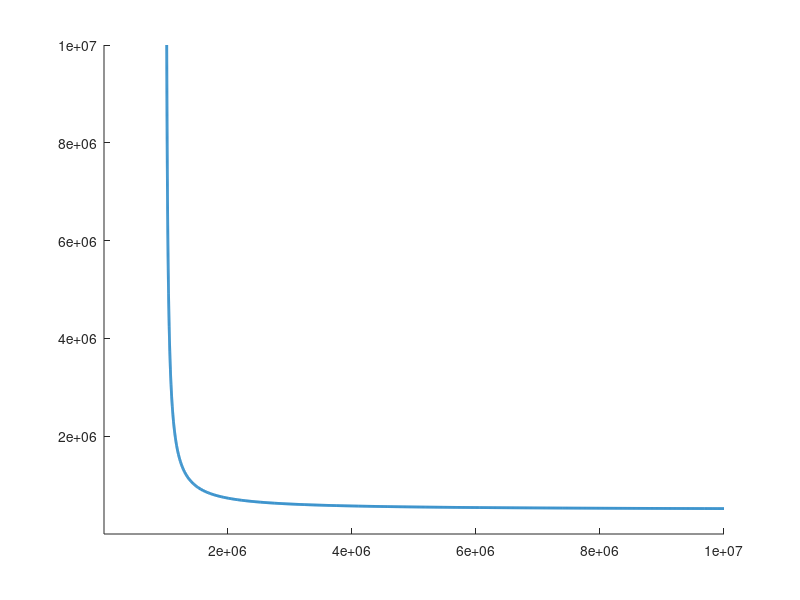

Here is the MATLAB script that generated this plot: (Note: this script raises an error after producing the figure.)
clear; clc; close all;

%% Define constants
m1 = 2000; % kg
m2 = 2000; % kg

%% Define ranges for k1 and k2 and create a grid
k1_vals = linspace(1e3, 1e7, 1000);  % Adjust range and resolution as needed
k2_vals = linspace(1e3, 1e7, 1000);
[K1, K2] = meshgrid(k1_vals, k2_vals);

%% Pre-compute terms common to both equations
term1 = (m1.*K2 + m2.*(K1+K2)) / (2*m1*m2);
% Compute the discriminant inside the square root:
sqterm = ((m1.*K2 + m2.*(K1+K2))/(m1*m2)).^2 - 4*(K1.*K2)/(m1*m2);
% Avoid complex results by setting negative values to NaN:
sqterm(sqterm < 0) = NaN;
term2 = 0.5 * sqrt(sqterm);

%% Define list of [f1, f2] pairs (Hz)
% Each row: [f1, f2]
freqPairs = [2.5, 6; 3,7 ; 4,8 ; 5,10];  % Add more pairs as desired

%% Create figure and loop over frequency pairs to plot contours
figure;
hold on;
colors = lines(size(freqPairs,1));  % Get distinct colors for each pair

for idx = 1:size(freqPairs,1)
    % Extract frequency pair for this iteration
    f1 = freqPairs(idx,1);
    f2 = freqPairs(idx,2);
    
    % Compute squared angular frequencies
    omega1_sq = (2*pi*f1)^2;
    omega2_sq = (2*pi*f2)^2;
    
    % Define the two equations:
    % Equation for f1: term1 - term2 = (2*pi*f1)^2
    % Equation for f2: term1 + term2 = (2*pi*f2)^2
    eq1 = term1 - term2 - omega1_sq;
    eq2 = term1 + term2 - omega2_sq;
    
    % Plot the zero-level contour for eq1 (solid line)
    [~, h1] = contour(K1, K2, eq1, [0 0], 'LineColor', colors(idx,:), 'LineWidth', 2);
    h1.DisplayName = sprintf('f1 = %.2f Hz', f1);
    
    % Plot the zero-level contour for eq2 (dashed line)
    [~, h2] = contour(K1, K2, eq2, [0 0], '--', 'LineColor', colors(idx,:), 'LineWidth', 2);
    h2.DisplayName = sprintf('f2 = %.2f Hz', f2);
end

xlabel('Stiffness k_1 (N/m)');
ylabel('Stiffness k_2 (N/m)');
title('Contour Lines for Multiple f_1 and f_2 Pairs');
legend('show');
grid on;
hold off;
